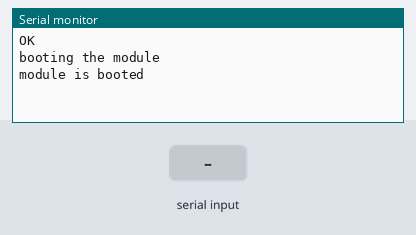
Simulated run of this sketch. Board: Arduino Uno, built with avr-gcc and run on an emulated ATmega328P. On the bench: the last lines printed to the serial monitor. Inputs (shaded band) come from the test bench. The modem accepts every AT command (registered, SIM ready, sends succeed) and sends nothing else.

Above: at 7.2 s.
7.3 s: "1\n" received over the second serial link
At 8.5 s:
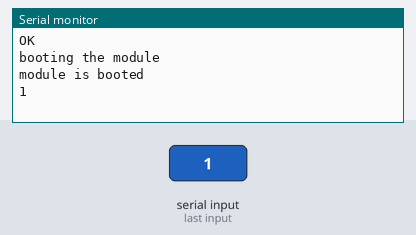
8.8 s: "0\n" received over the second serial link
At 9.7 s:
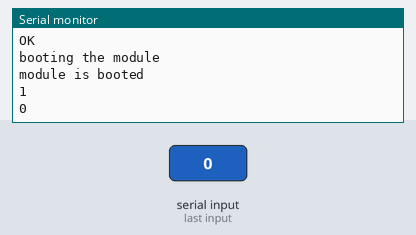

Measured:
- after the input at 7.3 s, the serial monitor: prints a new line at once (image 1)
- after the input at 8.8 s, the serial monitor: prints a new line at once (image 2)

The sketch:

tinyPipes_serial_bridge_with_power_on.ino
```cpp
#include <SoftwareSerial.h>
#include <Streaming.h>
#include "watchdog.h"

#define GSM_POWER 4
#define DEBUG 1

SoftwareSerial GSM(3,2);
String line;

void setup()
{
  pinMode(GSM_POWER, OUTPUT);
  Serial.begin(19200);
  GSM.begin(19200);
  setupWatchdog();
  bootGSMModule();
}

void loop()
{
    wdt_reset();
  if(Serial.available()>0)
    GSM.write(Serial.read());
  if(GSM.available()>0)
    Serial.write(GSM.read());
}

//boots or reboots the GSM module
void bootGSMModule()
{
  GSM.write("AT\r\n");
  readLine();
  readLine();
  String line=readLine();
  if(line.equals("OK"))  //module is up, turn it off
  {
  #ifdef DEBUG
      Serial.println("module is on, turning it off");
  #endif
    GSM.print("AT+CPOWD=1\r\n");
  }

  delay(1000);

  Serial.println("booting the module");
  //turn it on
  digitalWrite(GSM_POWER, HIGH);
  watchdogDelay(3000);
  digitalWrite(GSM_POWER, LOW);
  Serial.println("module is booted");

}

String readLine()
{
  String line="";
  char a=' ';
  long timeout=2000;
  long start=millis();
  do
  {
    if(GSM.available()>0)
    {
      a=GSM.read();
      line+=a;
      wdt_reset();
    }
  }
  while((a!='\n')&&((millis()-start)<timeout));
  if((millis()-start)>timeout)
  #ifdef DEBUG
    Serial<<"string timed out:"<<line<<endl;
  #endif
  line.trim();
  Serial.println(line);
  return line;
}
```

watchdog.h
```cpp
#include <avr/wdt.h>
#include <Arduino.h>

#define WDT_TIME 4000
#define SIM_CHECK 30

void watchdogDelay(long Delay)
{
  while(Delay>WDT_TIME)
  {
    delay(WDT_TIME);
//    Serial.println("patting the dog");
    wdt_reset();
    Delay-=WDT_TIME;
  }
  delay(Delay);

//  Serial.println("patting the dog");
  wdt_reset();
}

void setupWatchdog()
{
  wdt_enable(WDTO_8S);
}
```
